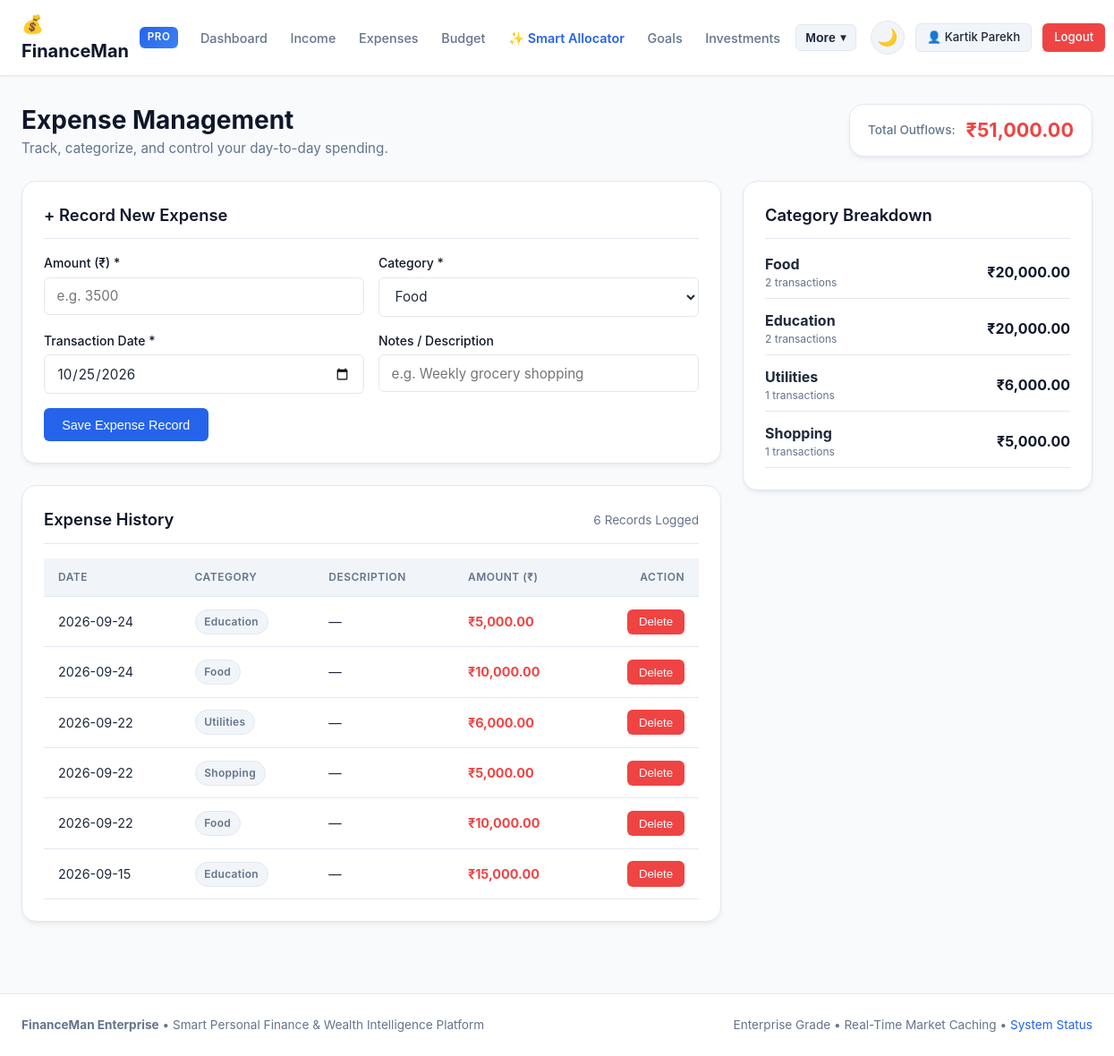
/expenses (signed in), run on the app's committed database.
### tables this page shows
CREATE TABLE expenses (
    id INTEGER PRIMARY KEY AUTOINCREMENT,
    user_id INTEGER NOT NULL,
    amount REAL NOT NULL CHECK(amount > 0),
    category TEXT NOT NULL CHECK(category IN (
        'Food', 'Rent', 'Transport', 'Education', 'Shopping',
        'Utilities', 'Healthcare', 'Entertainment', 'Other'
    )),
    date TEXT NOT NULL,
    description TEXT,
    created_at TIMESTAMP DEFAULT CURRENT_TIMESTAMP,
    FOREIGN KEY (user_id) REFERENCES users(id) ON DELETE CASCADE
);

### app.py (the view, shortened to what this page needs)
@app.route("/expenses", methods=["GET", "POST"])
@login_required
def expenses():
    user_id = session["user_id"]
    expense_entries = get_user_expense_list(user_id)
    total_expenses = get_total_expenses(user_id)
    category_totals = get_category_expenses(user_id)
    return render_template(
        "expenses.html",
        expense_entries=expense_entries,
        total_expenses=total_expenses,
        category_totals=category_totals,
        categories=VALID_CATEGORIES
    )

### app.py (called while the page is built)
def login_required(f):
    @wraps(f)
    def decorated_function(*args, **kwargs):
        if "user_id" not in session:
            flash("Please log in to access this page.", "warning")
            return redirect(url_for("login"))
        return f(*args, **kwargs)
    return decorated_function

### database/database.py (called while the page is built)
def get_db_connection() -> sqlite3.Connection:
    conn = sqlite3.connect(str(DB_PATH))
    conn.row_factory = sqlite3.Row
    conn.execute("PRAGMA foreign_keys = ON;")
    return conn

def execute_query(sql: str, params: tuple = ()) -> List[Dict[str, Any]]:
    conn = get_db_connection()
    try:
        cursor = conn.cursor()
        cursor.execute(sql, params)
        rows = cursor.fetchall()
        return [dict(row) for row in rows]
    finally:
        conn.close()

def execute_one(sql: str, params: tuple = ()) -> Optional[Dict[str, Any]]:
    conn = get_db_connection()
    try:
        cursor = conn.cursor()
        cursor.execute(sql, params)
        row = cursor.fetchone()
        return dict(row) if row else None
    finally:
        conn.close()

### services/finance_service.py (called while the page is built)
def get_user_expense_list(user_id: int) -> List[Dict[str, Any]]:
    return execute_query(
        """
        SELECT id, user_id, amount, category, date, description, created_at
        FROM expenses
        WHERE user_id = ?
        ORDER BY date DESC, id DESC;
        """,
        (user_id,)
    )

def get_total_expenses(user_id: int) -> float:
    row = execute_one(
        "SELECT COALESCE(SUM(amount), 0.0) as total FROM expenses WHERE user_id = ?;",
        (user_id,)
    )
    return float(row["total"]) if row else 0.0

def get_category_expenses(user_id: int) -> List[Dict[str, Any]]:
    rows = execute_query(
        """
        SELECT category, COALESCE(SUM(amount), 0.0) as total, COUNT(*) as count
        FROM expenses
        WHERE user_id = ?
        GROUP BY category
        ORDER BY total DESC;
        """,
        (user_id,)
    )
    return [dict(r) for r in rows]

### templates/expenses.html (shortened to what this page needs)
{% extends "base.html" %}
{% block content %}
<div style="display: flex; justify-content: space-between; align-items: center; margin-bottom: 1.5rem; flex-wrap: wrap; gap: 1rem;">
  <div>
    <h1 style="font-size: 1.75rem; color: var(--secondary);">Expense Management</h1>
    <p style="color: var(--text-muted); font-size: 0.95rem;">Track, categorize, and control your day-to-day spending.</p>
  </div>
  <div class="card" style="padding: 0.75rem 1.25rem; display: inline-flex; align-items: center; gap: 0.75rem;">
    <span style="font-size: 0.85rem; color: var(--text-muted); font-weight: 500;">Total Outflows:</span>
    <span style="font-size: 1.35rem; font-weight: 700; color: #ef4444;">₹{{ "{:,.2f}".format(total_expenses) }}</span>
  </div>
</div>
<div class="dashboard-grid">
  <div>
    <div class="card" style="margin-bottom: 1.5rem;">
      <div class="card-header">
        <h3 class="card-title">+ Record New Expense</h3>
      </div>
      <form method="POST" action="{{ url_for('expenses') }}">
        <div class="form-row">
          <div class="form-group">
            <label class="form-label" for="amount">Amount (₹) *</label>
            <input type="number" step="0.01" min="1" class="form-control" id="amount" name="amount" placeholder="e.g. 3500" required>
          </div>
          <div class="form-group">
            <label class="form-label" for="category">Category *</label>
            <select class="form-select" id="category" name="category" required>
              {% for cat in categories %}
              <option value="{{ cat }}">{{ cat }}</option>
              {% endfor %}
            </select>
          </div>
        </div>
        <div class="form-row">
          <div class="form-group">
            <label class="form-label" for="date">Transaction Date *</label>
            <input type="date" class="form-control" id="date" name="date" required>
          </div>
          <div class="form-group">
            <label class="form-label" for="description">Notes / Description</label>
            <input type="text" class="form-control" id="description" name="description" placeholder="e.g. Weekly grocery shopping">
          </div>
        </div>
        <button type="submit" class="btn btn-primary">Save Expense Record</button>
      </form>
    </div>
    <div class="card">
      <div class="card-header">
        <h3 class="card-title">Expense History</h3>
        <span class="card-subtitle">{{ expense_entries|length }} Records Logged</span>
      </div>
      {% if expense_entries %}
      <div class="table-responsive">
        <table class="data-table">
          <thead>
            <tr>
              <th>Date</th>
              <th>Category</th>
              <th>Description</th>
              <th>Amount (₹)</th>
              <th style="text-align: right;">Action</th>
            </tr>
          </thead>
          <tbody>
            {% for item in expense_entries %}
            <tr>
              <td>{{ item.date }}</td>
              <td><span class="badge badge-neutral">{{ item.category }}</span></td>
              <td>{{ item.description or '—' }}</td>
              <td><strong style="color: #ef4444;">₹{{ "{:,.2f}".format(item.amount) }}</strong></td>
              <td style="text-align: right;">
                <form method="POST" action="{{ url_for('delete_expense_route', expense_id=item.id) }}" style="display: inline;">
                  <button type="submit" class="btn btn-danger btn-sm" title="Delete record">Delete</button>
                </form>
              </td>
            </tr>
            {% endfor %}
          </tbody>
        </table>
      </div>
      {% else %}
      <p style="color: var(--text-muted); text-align: center; padding: 2rem;">
        No expenses recorded yet.
      </p>
      {% endif %}
    </div>
  </div>
  <div>
    <div class="card">
      <div class="card-header">
        <h3 class="card-title">Category Breakdown</h3>
      </div>
      {% if category_totals %}
      <div style="display: grid; gap: 0.75rem;">
        {% for cat in category_totals %}
        <div style="border-bottom: 1px solid var(--border); padding-bottom: 0.5rem; display: flex; justify-content: space-between; align-items: center;">
          <div>
            <strong>{{ cat.category }}</strong>
            <div style="font-size: 0.75rem; color: var(--text-muted);">{{ cat.count }} transactions</div>
          </div>
          <div style="font-weight: 700; color: var(--secondary);">
            ₹{{ "{:,.2f}".format(cat.total) }}
          </div>
        </div>
        {% endfor %}
      </div>
      {% else %}
      <p style="color: var(--text-muted); font-size: 0.9rem; text-align: center; padding: 1.5rem;">
        Add expenses to view category-wise distribution.
      </p>
      {% endif %}
    </div>
  </div>
</div>
{% endblock %}

### static/css/style.css (style rules this page uses)
:root, [data-theme="light"] { --primary: #2563eb; --primary-hover: #1d4ed8; --secondary: #0f172a; --background: #f8fafc; --surface: #ffffff; --surface-alt: #f1f5f9; --border: #e2e8f0; --border-subtle: #cbd5e1; --text-main: #1e293b; --text-muted: #64748b; --success: #10b981; --success-bg: #ecfdf5; --warning: #f59e0b; --warning-bg: #fffbeb; --danger: #ef4444; --danger-bg: #fef2f2; --info: #0ea5e9; --info-bg: #f0f9ff; --card-shadow: 0 4px 6px -1px rgba(0, 0, 0, 0.05), 0 2px 4px -2px rgba(0, 0, 0, 0.05); --card-shadow-hover: 0 10px 15px -3px rgba(0, 0, 0, 0.08), 0 4px 6px -4px rgba(0, 0, 0, 0.04); --radius-sm: 6px; --radius-md: 10px; --radius-lg: 16px; --font-sans: -apple-system, BlinkMacSystemFont, "Segoe UI", Roboto, Oxygen, Ubuntu, Cantarell, "Helvetica Neue", sans-serif; }
* { box-sizing: border-box; margin: 0; padding: 0; transition: background-color 0.2s ease, border-color 0.2s ease, color 0.15s ease; }
body { font-family: var(--font-sans); background-color: var(--background); color: var(--text-main); line-height: 1.5; min-height: 100vh; display: flex; flex-direction: column; }
.card { background: var(--surface); border: 1px solid var(--border); border-radius: var(--radius-lg); padding: 1.5rem; box-shadow: var(--card-shadow); transition: transform 0.15s ease, box-shadow 0.15s ease, border-color 0.15s ease; }
.card-header { display: flex; justify-content: space-between; align-items: center; margin-bottom: 1rem; padding-bottom: 0.75rem; border-bottom: 1px solid var(--border); }
.card-title { font-size: 1.15rem; font-weight: 600; color: var(--secondary); }
.card-subtitle { font-size: 0.85rem; color: var(--text-muted); }
.btn { display: inline-flex; align-items: center; justify-content: center; gap: 0.5rem; padding: 0.6rem 1.2rem; border-radius: var(--radius-sm); font-weight: 500; font-size: 0.9rem; cursor: pointer; text-decoration: none; border: 1px solid transparent; transition: all 0.15s ease-in-out; }
.btn-primary { background-color: var(--primary); color: white; }
.btn-danger { background-color: var(--danger); color: white; }
.btn-sm { padding: 0.35rem 0.75rem; font-size: 0.825rem; }
.form-group { margin-bottom: 1rem; }
.form-label { display: block; font-size: 0.875rem; font-weight: 500; margin-bottom: 0.35rem; color: var(--secondary); }
.form-control, .form-select { width: 100%; padding: 0.65rem 0.85rem; border: 1px solid var(--border); border-radius: var(--radius-sm); font-size: 0.95rem; font-family: inherit; background-color: var(--surface); color: var(--text-main); transition: border-color 0.15s ease, box-shadow 0.15s ease; }
.form-row { display: grid; grid-template-columns: repeat(auto-fit, minmax(200px, 1fr)); gap: 1rem; }
.table-responsive { width: 100%; overflow-x: auto; }
.data-table { width: 100%; border-collapse: collapse; text-align: left; font-size: 0.9rem; }
.data-table th { background-color: var(--surface-alt); color: var(--text-muted); font-weight: 600; padding: 0.75rem 1rem; border-bottom: 1px solid var(--border); text-transform: uppercase; font-size: 0.75rem; letter-spacing: 0.5px; }
.data-table td { padding: 0.85rem 1rem; border-bottom: 1px solid var(--border); color: var(--text-main); }
.badge { display: inline-block; padding: 0.25rem 0.6rem; border-radius: 9999px; font-size: 0.75rem; font-weight: 600; letter-spacing: 0.3px; }
.badge-neutral { background-color: var(--surface-alt); color: var(--text-muted); border: 1px solid var(--border); }
.dashboard-grid { display: grid; grid-template-columns: 2fr 1fr; gap: 1.5rem; margin-bottom: 2rem; }

### data on the page
expenses: date "2026-09-24", category "Education", description "—", amount "5,000.00"
expenses: date "2026-09-24", category "Food", description "—", amount "10,000.00"
expenses: date "2026-09-22", category "Utilities", description "—", amount "6,000.00", count "1", total "6,000.00"
expenses: date "2026-09-22", category "Shopping", description "—", amount "5,000.00", count "1", total "5,000.00"
expenses: date "2026-09-22", category "Food", description "—", amount "10,000.00"
expenses: date "2026-09-15", category "Education", description "—", amount "15,000.00"

### other printed values
{{ session.get('user_name', 'Profile') }} "Kartik Parekh"
{{ "{:,.2f}".format(total_expenses) }} "51,000.00"
{{ expense_entries|length }} "6"
{{ cat.category }} "Food" "Education"
{{ cat.count }} "2" "2"
{{ "{:,.2f}".format(cat.total) }} "20,000.00" "20,000.00"
form field category "Food"
